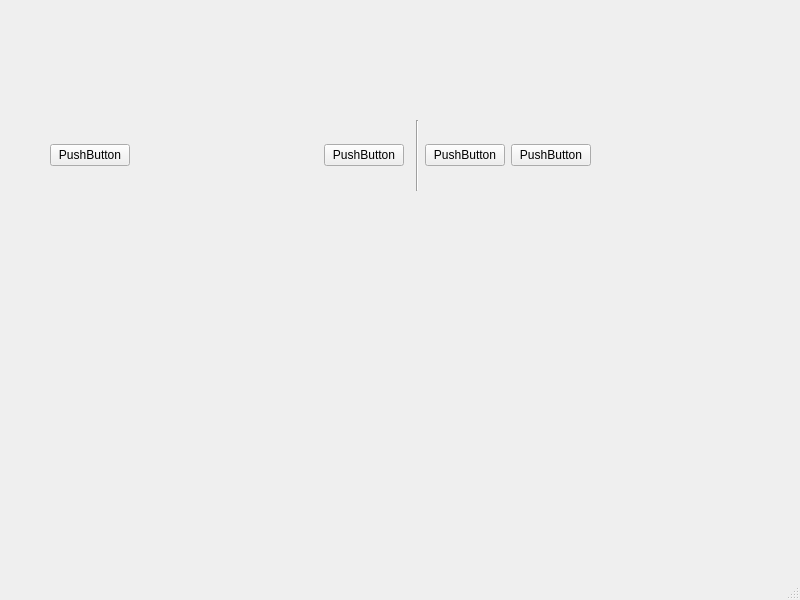
<?xml version="1.0" encoding="UTF-8"?>
<ui version="4.0">
 <class>MainWindow</class>
 <widget class="QMainWindow" name="MainWindow">
  <property name="geometry">
   <rect>
    <x>0</x>
    <y>0</y>
    <width>800</width>
    <height>600</height>
   </rect>
  </property>
  <property name="windowTitle">
   <string>MainWindow</string>
  </property>
  <widget class="QWidget" name="centralwidget">
   <widget class="QWidget" name="">
    <property name="geometry">
     <rect>
      <x>50</x>
      <y>120</y>
      <width>541</width>
      <height>71</height>
     </rect>
    </property>
    <layout class="QHBoxLayout" name="horizontalLayout">
     <item>
      <widget class="QPushButton" name="pushButton">
       <property name="text">
        <string>PushButton</string>
       </property>
      </widget>
     </item>
     <item>
      <spacer name="horizontalSpacer">
       <property name="orientation">
        <enum>Qt::Horizontal</enum>
       </property>
       <property name="sizeType">
        <enum>QSizePolicy::Fixed</enum>
       </property>
       <property name="sizeHint" stdset="0">
        <size>
         <width>200</width>
         <height>20</height>
        </size>
       </property>
      </spacer>
     </item>
     <item>
      <widget class="QPushButton" name="pushButton_2">
       <property name="text">
        <string>PushButton</string>
       </property>
      </widget>
     </item>
     <item>
      <widget class="Line" name="line_2">
       <property name="orientation">
        <enum>Qt::Horizontal</enum>
       </property>
      </widget>
     </item>
     <item>
      <widget class="Line" name="line">
       <property name="orientation">
        <enum>Qt::Vertical</enum>
       </property>
      </widget>
     </item>
     <item>
      <widget class="QPushButton" name="pushButton_3">
       <property name="text">
        <string>PushButton</string>
       </property>
      </widget>
     </item>
     <item>
      <widget class="QPushButton" name="pushButton_4">
       <property name="text">
        <string>PushButton</string>
       </property>
      </widget>
     </item>
    </layout>
   </widget>
  </widget>
  <widget class="QMenuBar" name="menubar">
   <property name="geometry">
    <rect>
     <x>0</x>
     <y>0</y>
     <width>800</width>
     <height>23</height>
    </rect>
   </property>
  </widget>
  <widget class="QStatusBar" name="statusbar"/>
 </widget>
 <resources/>
 <connections/>
</ui>
